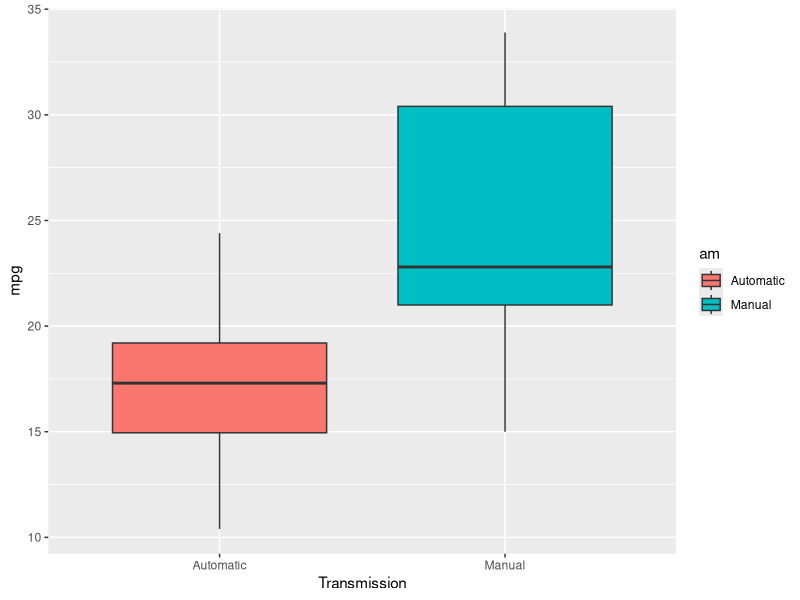

Source code (R):
## ---- chunk 1
knitr::opts_chunk$set(echo = TRUE)
## ---- chunk 2

library(ggplot2)
library(dplyr)
# GGally for the ggpairs function
library(GGally) 
# ggfortify
library(ggfortify)

## ---- chunk 3
data(mtcars)
## ---- chunk 4
data(mtcars)

mtcars_data <- mtcars # creating a new mtcars dataframe to be modified
mtcars_data$cyl <- as.factor(mtcars_data$cyl)

mtcars_data$vs <- as.factor(mtcars_data$vs)
# Set levels for the engine shape (V-shaped or Straight)
levels(mtcars_data$vs) <- c("V-shaped", "Straight")

mtcars_data$am <- as.factor(mtcars_data$am)
# Convert 0 = Automatic and 1 = Manual
levels(mtcars_data$am) <- c("Automatic", "Manual")

mtcars_data$gear <- as.factor(mtcars_data$gear)
## ---- chunk 5
head(mtcars_data,4) # Sample of the first 4 rows of data
dim(mtcars_data) # Dimensions of the mtcars_data
## ---- chunk 6
Fig_1 <- ggplot(mtcars_data, aes(am, mpg))
Fig_1 + geom_boxplot(aes(fill = am)) + xlab("Transmission")
